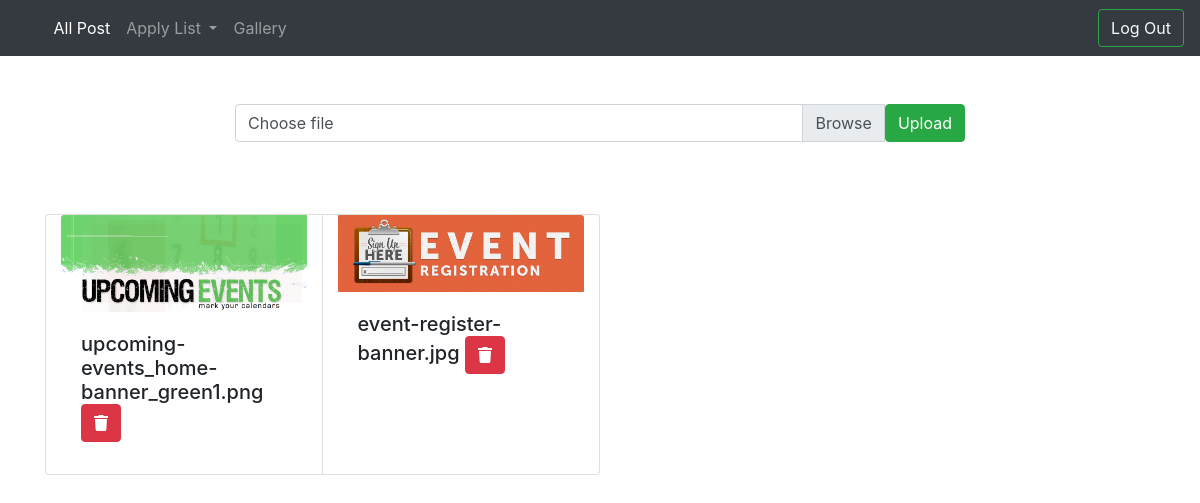
The app's page /AdminGallery.php (signed in) with its own data.
### tables this page shows
CREATE TABLE `images` (
  `id` int(11) NOT NULL,
  `image` varchar(300) NOT NULL
);

### AdminGallery.php (the view, shortened to what this page needs)
<?php
    $con=mysqli_connect("localhost","root","","seminar") or die("Error connecting to MySQL Server");
                ?>
<!DOCTYPE html>
<html lang="en">
<head>
</head>
<body>
    <?php include "Adminheader.php"; ?>
    <div class="container">
        <div class="row justify-content-center mt-lg-5">
            <div class="col-md-8">
                <form method="post" action="<?php echo $_SERVER['PHP_SELF'] ?>" enctype='multipart/form-data'>
                    <div class="input-group">
                      <div class="custom-file">
                        <label class="custom-file-label" for="inputfile">Choose file</label>
                      </div>
                      <button class="btn btn-success" type="submit" name="upload_file">Upload</button>
                    </div>
                </form>
            </div>
        </div><br>
        <div class="row justify-content-center mt-lg-5">
            <div class="col-md-12">
                <div class="card-group">
                    <?php
                        $sql = "SELECT * from images ";
                        $result = mysqli_query($con,$sql);
                        while($row = $result->fetch_assoc() ) {
                            $image_src = "gallery/".$row['image'];
                            echo '
                                    <div class="card col-md-3">
                                        <img src='.$image_src.' class="card-img-top">
                                        <div class="card-body">
                                            <h5 class="card-title text-left">'.$row['image'].'
                                                <a class="btn btn-danger" href="AdminGallery.php?delete='.$row['id'].'" class="text-right"><i class="fas fa-trash"></i></a>
                                            </h5>
                                        </div>
                                    </div>
                            ';
                        }
                    ?>
                    </div>
            </div>
        </div>
    </div>
</body>
</html>

### records on screen
images: image (picture), image "upcoming-events_home-banner_green1.png"
images: image (picture), image "event-register-banner.jpg"
